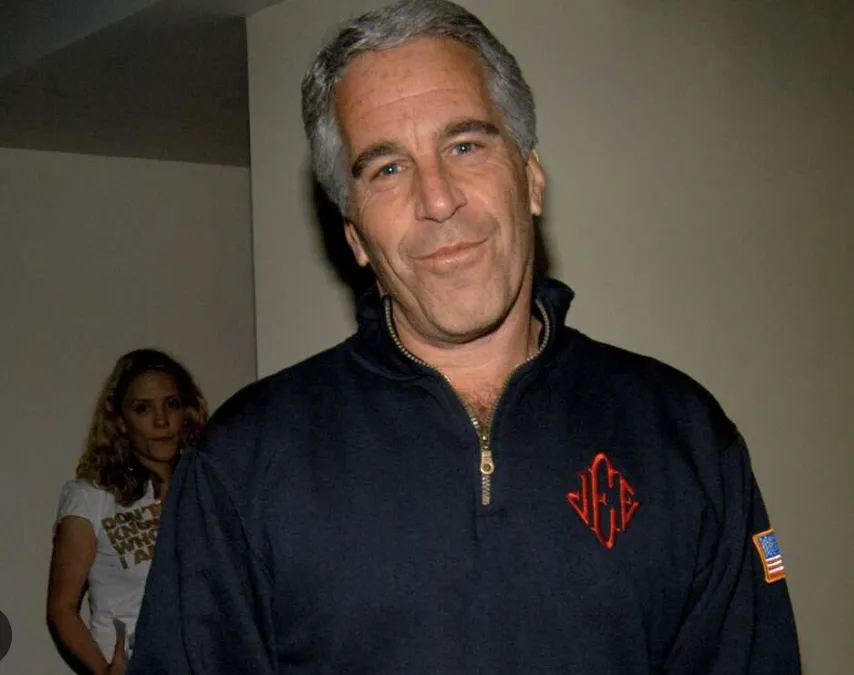
#> input picture epstein.png, 854 x 675 px
$ python main.py
#> lines starting #> are read from the running program, lines starting #| are printed output that depends on the picture
# Create a more exaggerated "puppet mouth" animation from the provided GIF image.
# We'll take the first frame, separate an approximate jaw region, and animate it
# opening with a dark mouth interior to create a creepy puppet-like effect.

from PIL import Image, ImageDraw
import numpy as np

src_path = "./epstein.png"
try:
    base = Image.open(src_path).convert("RGBA")
#> base is the input picture: PIL image 854x675 RGBA; mean R, G, B, A 69.3, 63.4, 56, 255
except:
    # fallback if only the gif exists
    gif_path = "/mnt/data/epstein_puppet_laugh.gif"
    base = Image.open(gif_path).convert("RGBA")

w, h = base.size
#> w = 854; h = 675

# approximate mouth center
cx = int(w * 0.53)
#> cx = 452
cy = int(h * 0.60)
#> cy = 405

# jaw mask area
jaw_top = int(h * 0.58)
#> jaw_top = 391
jaw_img = base.crop((0, jaw_top, w, h))
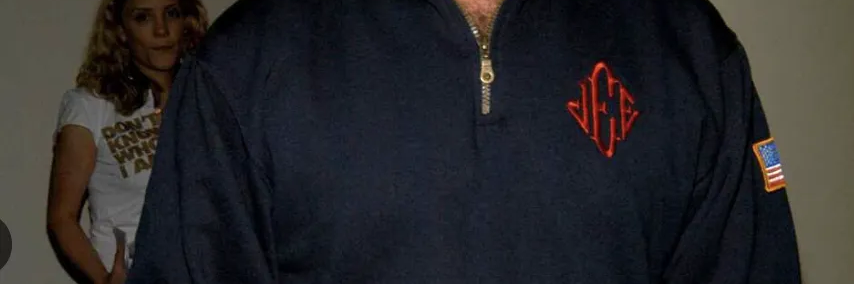
#> jaw_img: PIL image 854x284 RGBA; mean R, G, B, A 39.9, 39.4, 41.4, 255

frames = []
open_amounts = [0,6,12,18,24,18,12,6,0]

for amt in open_amounts:
    frame = base.copy()
    canvas = Image.new("RGBA", (w, h), (0,0,0,0))
    canvas.paste(frame, (0,0))

    # draw mouth interior (black ellipse)
    mouth = ImageDraw.Draw(canvas)
    mouth_w = int(w*0.18)
    mouth_h = int(amt*1.6)
    if mouth_h > 0:
        mouth.ellipse(
            (cx-mouth_w//2, cy, cx+mouth_w//2, cy+mouth_h),
            fill=(10,10,10,255)
        )

    # move jaw downward
    canvas.paste(jaw_img, (0, jaw_top + amt), jaw_img)

    frames.append(canvas)
#> after the loop, frames = 9 items

out_path = "./epstein.gif"
frames[0].save(
    out_path,
    save_all=True,
    append_images=frames[1:],
    duration=80,
    loop=0,
    disposal=2
)

out_path
